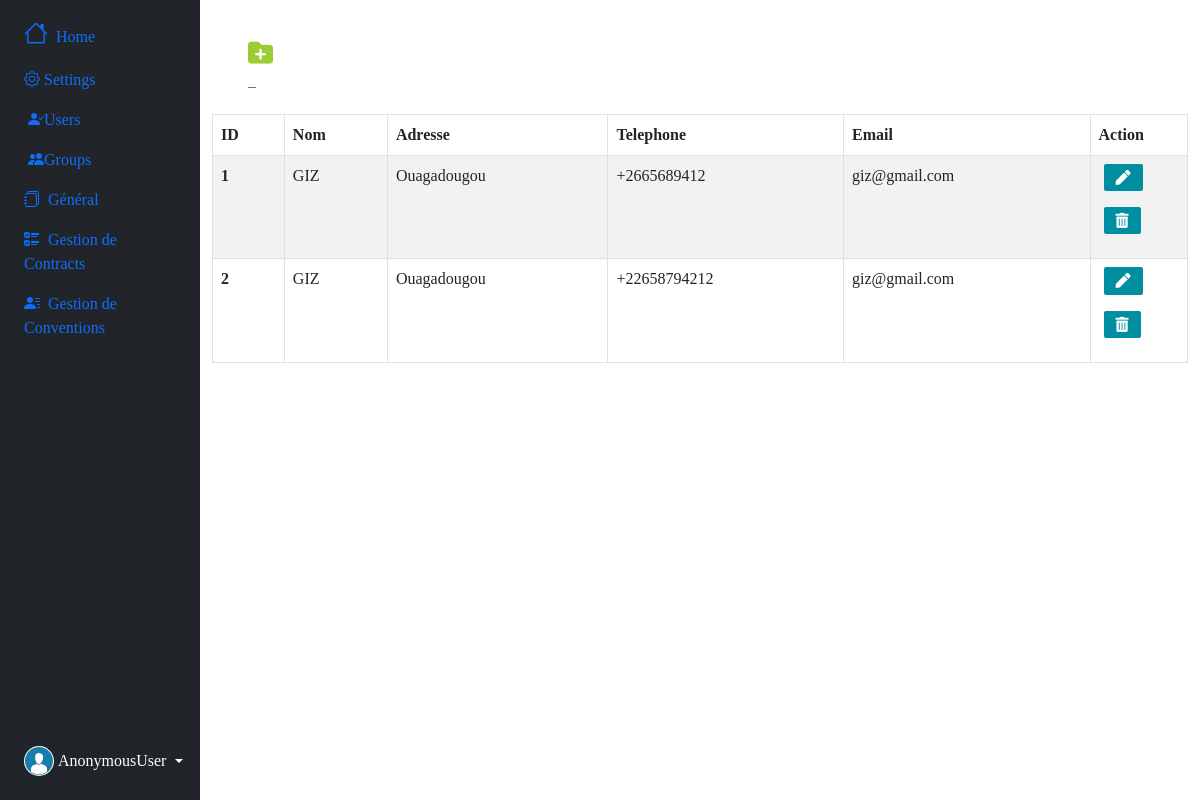
Page /gestioncontrat/partenaire on the earlier database version.
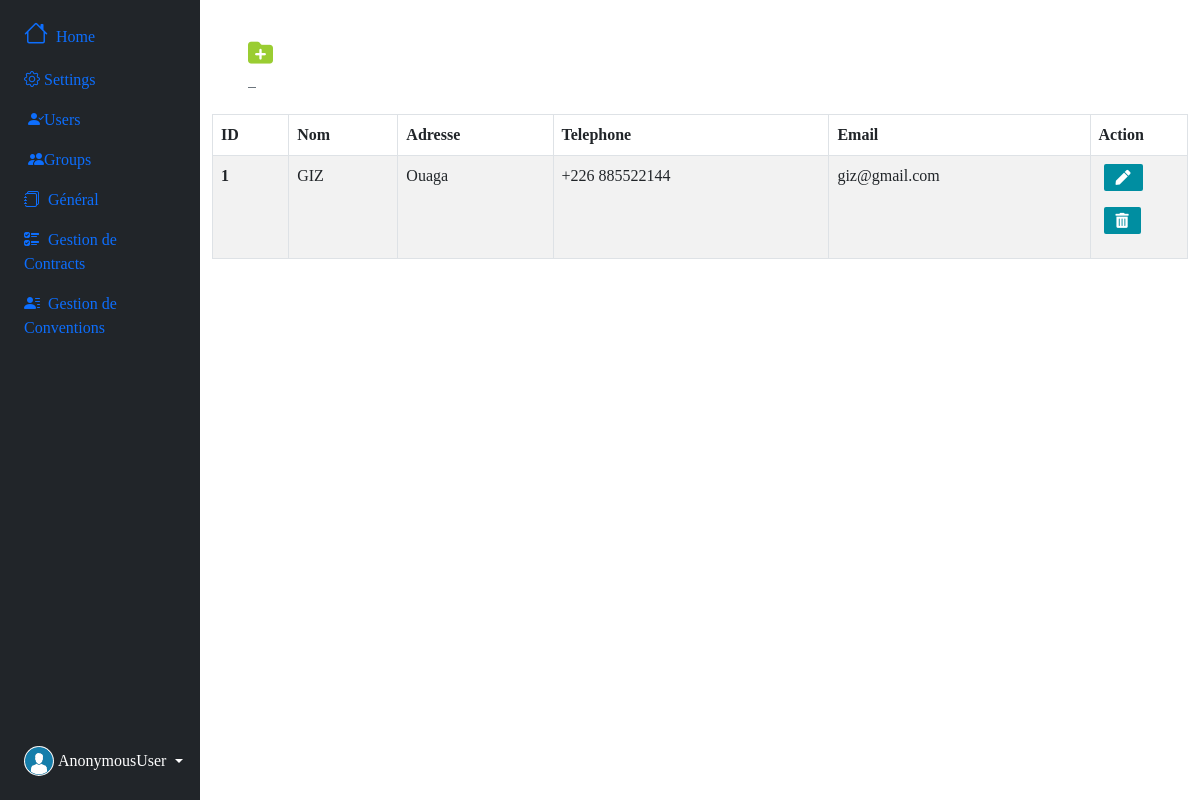
Same page on the later database version.
### gestioncontrat/models.py (models this page shows, shortened)
class Partenaire(models.Model):
    nom = models.CharField(max_length=100, null=True, blank=True)
    address = models.CharField(max_length=100, null=True, blank=True)
    telephone = models.CharField(max_length=100, null=True, blank=True)
    email = models.EmailField(null=True, blank=True)

### gestioncontrat/views.py (the view)
# urls.py: path('gestioncontrat/partenaire', views.partenaire, name="partenaire"),
def partenaire(request):
    partenaires = Partenaire.objects.all()
    context={"partenaires":partenaires}
    return render(request, 'gestioncontrat/partenaire.html', context)

### gestioncontrat/templates/gestioncontrat/partenaire.html (shortened to what this page needs)
{% extends 'index.html' %}
{% load bootstrap_icons %}
{% block btn %}
					<a href="{% url 'add_part' %}" class="btn-outline-secondary"style="width: 50px; height: 50px; margin-right: 30px;" title="Add Partenaire">
						<i style="color: yellowgreen; font-size: 25px; " class="fa-sharp fa-solid fa-folder-plus"></i> &nbsp;&nbsp;
					</a>
{% endblock btn %}
{% block main%}
<table table id="example" class="table table-striped table-bordered" style="width:100%">
  <thead>
    <tr>
      <th scope="col">ID</th>
      <th scope="col">Nom</th>
      <th scope="col">Adresse</th>
      <th scope="col">Telephone</th>
      <th scope="col">Email</th>
      <th scope="col" style="width: 10%;">Action</th>
    </tr>
  </thead>
  <tbody>
    {% for partenaire in partenaires %}
    <tr>
      <th scope="row">{{partenaire.id}}</th>
      <td>{{partenaire.nom}}</td>
      <td>{{partenaire.address}}</td>
      <td>{{partenaire.telephone}}</td>
      <td>{{partenaire.email}}</td>
      <td>
        <a href="{% url 'edit_part' partenaire.id %}" class="btn btn-success text-center" title="Edit Partenaire">
            <i style="font-size: 15px;" class="fas fa-pen"></i>
        </a>
        <a class="btn btn-secondary text-center" title="Delete Partenaire" data-bs-toggle="modal" data-bs-target="#deleteModal{{partenaire.id}}">
            <i style="font-size: 15px;" class="fas fa-trash-alt"></i>
        </a>
    </td>
    </tr>
    {% endfor %}
  </tbody>
</table>
  {% endblock main%}

Differences in the rows shown:
removed Partenaire: id "2", nom "GIZ", address "Ouagadougou", telephone "+22658794212", email "giz@gmail.com"
changed Partenaire "GIZ": address "Ouagadougou" → "Ouaga"; telephone "+2665689412" → "+226 885522144"
